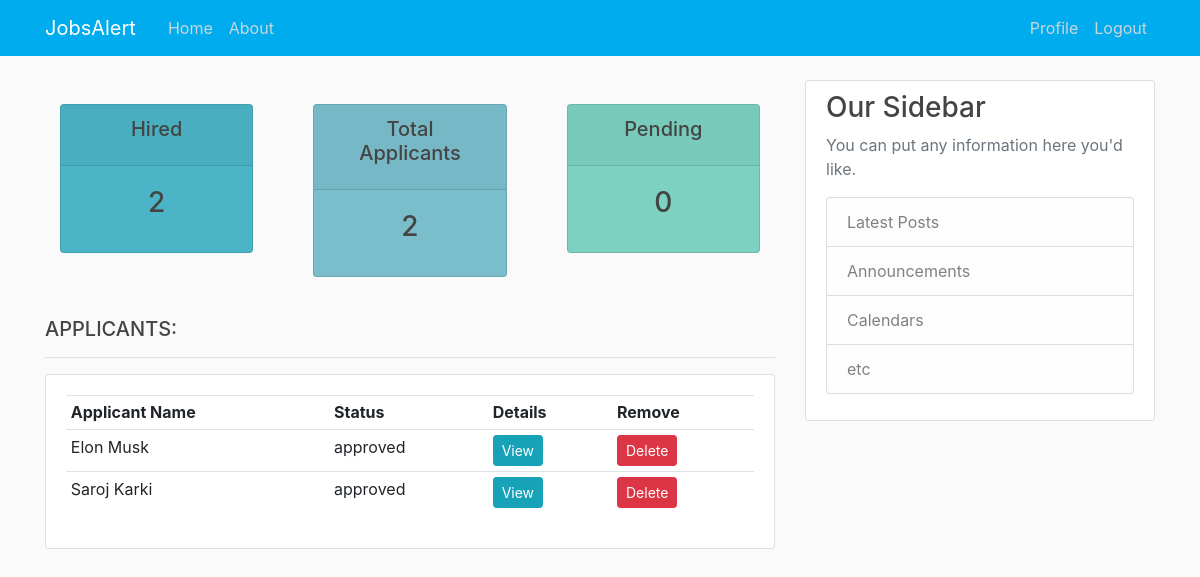
Page /post/20/job_dashboard/ (signed in) on the earlier database version.
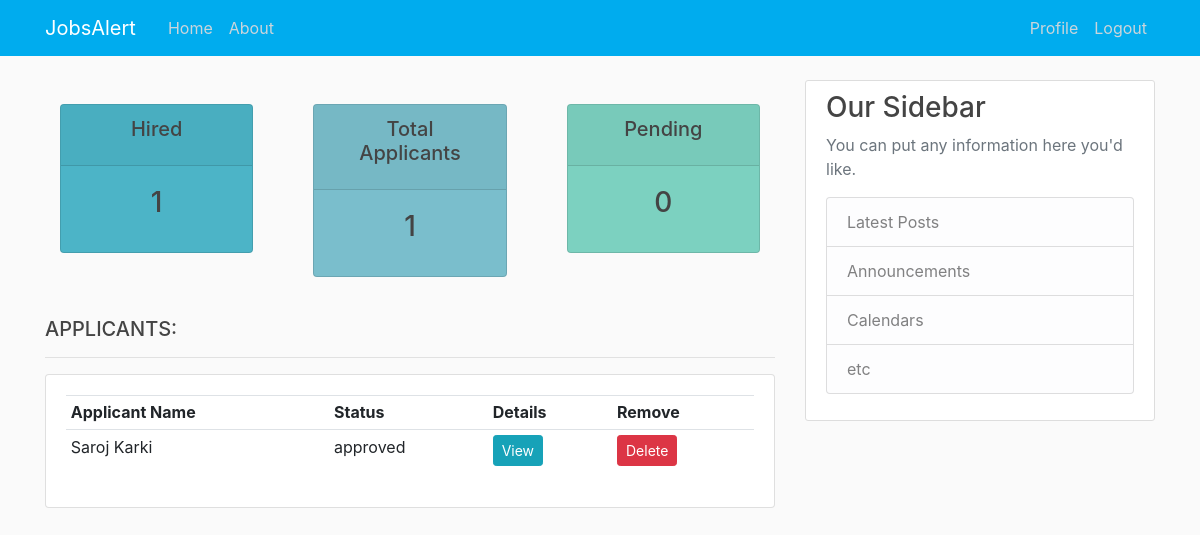
Same page on the later database version.
### blog/models.py (models this page shows, shortened)
class JobApplication(models.Model):
    sno = models.AutoField(primary_key=True)
    user = models.ForeignKey(User, on_delete=models.CASCADE)
    post = models.ForeignKey(Post, on_delete=models.CASCADE)
    name = models.CharField(max_length=200)
    email = models.EmailField(max_length=100)
    phone = PhoneField(blank=True, help_text='Enter phone number')
    work_experience = models.TextField()
    resume = models.FileField(upload_to = 'resume', default='resume/default_resume.jpg')
    status = models.CharField(max_length=200, default='pending')

### blog/views.py (the view)
# urls.py: path('post/<int:pk>/job_dashboard/', views.job_dashboard, name='job-dashboard'),
def job_dashboard(request, pk):
    post = Post.objects.filter(pk=pk).first()
    job_applicants = JobApplication.objects.filter(post=post)
    total_applicants = job_applicants.count()
    pending_count = JobApplication.objects.filter(post=post, status='pending').count()
    approved_count = JobApplication.objects.filter(post=post, status='approved').count()
    context = { 'job_applicant': job_applicants,
                'total_applicants': total_applicants,
                'pending_count': pending_count,
                'approved_count': approved_count
                }
    return render(request, 'blog/dashboard.html', context)

### blog/templates/blog/dashboard.html
{% extends "blog/base.html" %}
{% block content %}
{%  include 'blog/status.html' %}
<br>
<div class="row">
	<div class="col-md-12">
		<h5>APPLICANTS:</h5>
		<hr>
		<div class="card card-body">
			<table class="table table-sm">
				<tr>
                    <th>Applicant Name</th>
                    <th>Status</th>
                    <th>Details</th>
                    <th>Remove</th>
				</tr>
				{% for applicant in job_applicant %}
				<tr>
                    <td>{{applicant.name}}</td>
                    <td>{{applicant.status}}</td>
                    <td><a class="btn btn-sm btn-info" href="{% url 'applicant-detail' applicant.post.id applicant.sno %}">View</a></td>
                    <td><a class="btn btn-sm btn-danger" href="{% url 'applicant-delete' applicant.post.id applicant.sno %}">Delete</a></td>
				</tr>
				{% endfor %}
			</table>
		</div>
	</div>
</div>
{% endblock %}

Differences in the rows shown:
removed JobApplication: name "Elon Musk", status "approved"
Other differences:
{{ approved_count }}: "2" → "1"
{{ total_applicants }}: "2" → "1"
